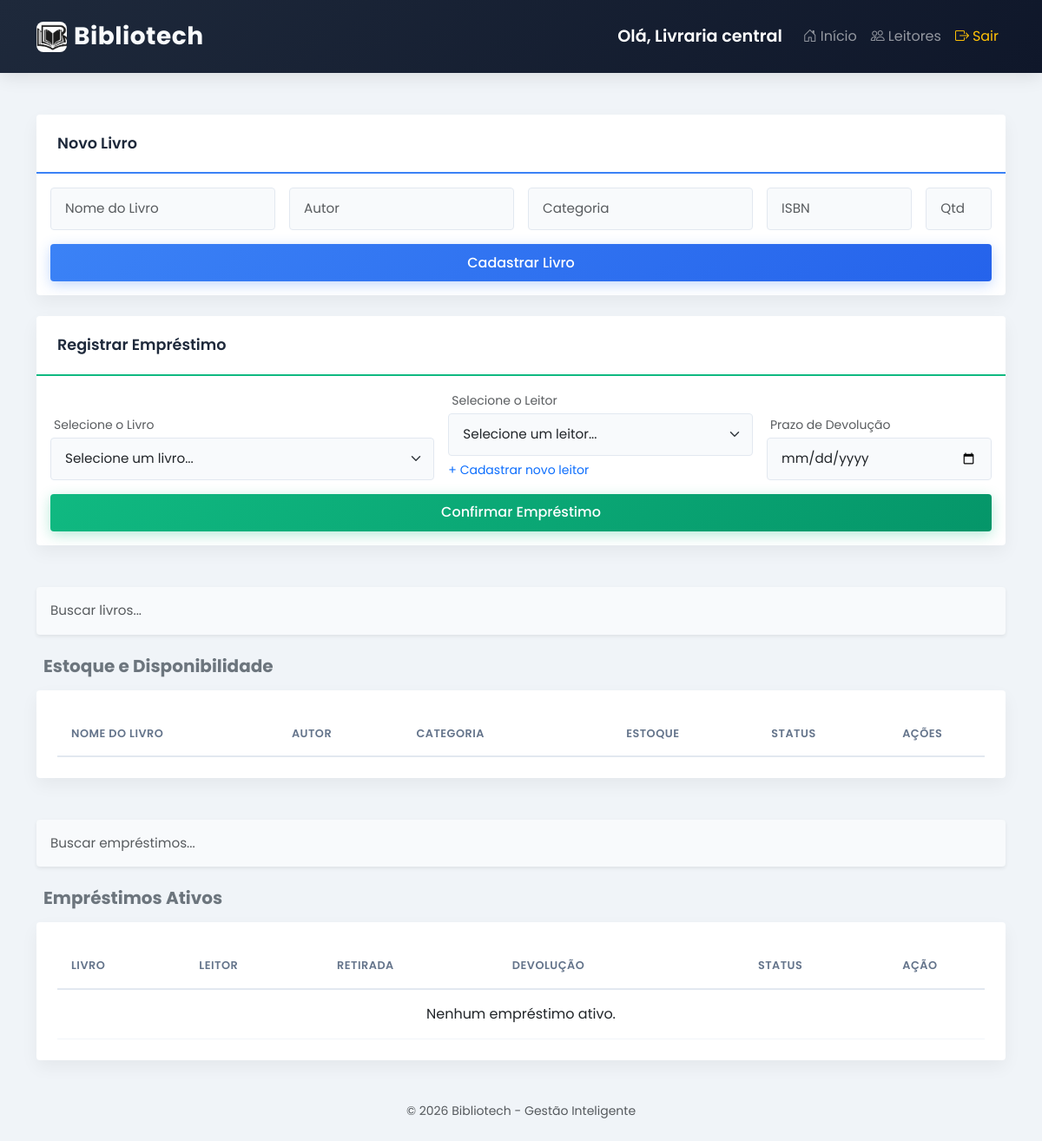
The page / (signed in) on the database as committed earlier.
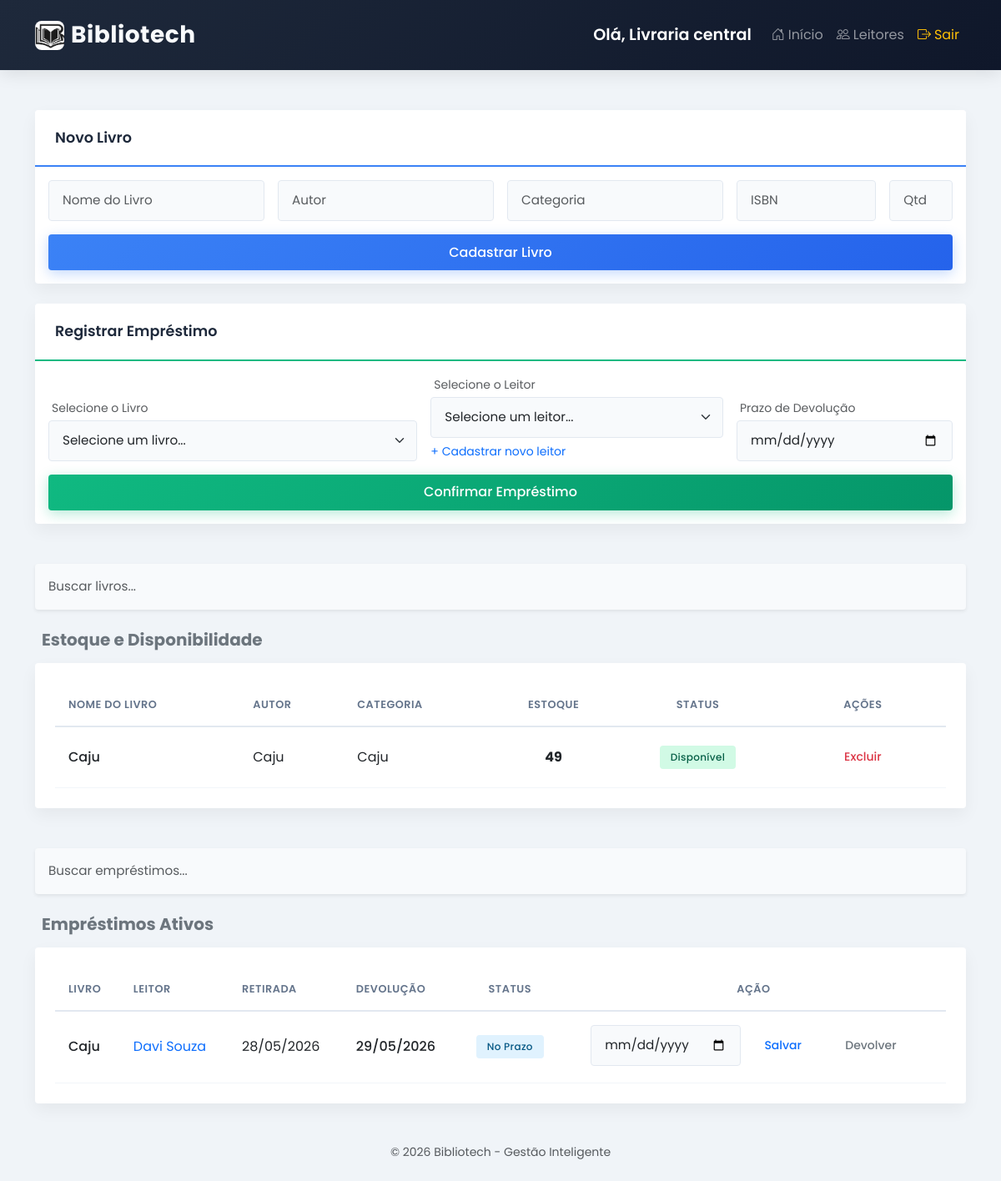
The same page on the database as committed later.
### app.py (models this page shows)
class Livro(db.Model):
    id = db.Column(db.Integer, primary_key=True)
    nome = db.Column(db.String(200), nullable=False)
    autor = db.Column(db.String(200), nullable=False)
    categoria = db.Column(db.String(100), nullable=False)
    isbn = db.Column(db.String(50), nullable=False)
    quantidade = db.Column(db.Integer, nullable=False, default=0)
    emprestimos = db.relationship('Emprestimo', backref='livro', lazy=True, cascade="all, delete-orphan")

class Emprestimo(db.Model):
    id = db.Column(db.Integer, primary_key=True)
    livro_id = db.Column(db.Integer, db.ForeignKey('livro.id'), nullable=False)
    leitor_id = db.Column(db.Integer, db.ForeignKey('leitor.id'), nullable=True)
    nome_pessoa = db.Column(db.String(200), nullable=True)
    data_emprestimo = db.Column(db.Date, nullable=False, default=date.today)
    prazo_devolucao = db.Column(db.Date, nullable=False)
    data_devolucao = db.Column(db.Date, nullable=True)

class Leitor(db.Model):
    id = db.Column(db.Integer, primary_key=True)
    nome = db.Column(db.String(200), nullable=False)
    documento = db.Column(db.String(50), nullable=True)
    contato = db.Column(db.String(100), nullable=True)
    emprestimos = db.relationship('Emprestimo', backref='leitor', lazy=True)

### app.py (the view)
@app.route('/')
@login_required
def index():
    livros = Livro.query.all()
    leitores = Leitor.query.order_by(Leitor.nome).all()
    emprestimos = Emprestimo.query.filter_by(data_devolucao=None).all()
    return render_template('index.html', livros=livros, leitores=leitores, emprestimos=emprestimos, hoje=date.today())

### app.py (called while the page is built)
def login_required(f):
    @wraps(f)
    def decorated_function(*args, **kwargs):
        if 'livraria_nome' not in session:
            flash('Por favor, faça login para acessar.', 'warning')
            return redirect(url_for('login'))
        return f(*args, **kwargs)
    return decorated_function

### templates/index.html (shortened to what this page needs)
{% extends 'base.html' %}
{% block content %}
<div class="row mb-5">
    <div class="col-12 mb-4">
        <div class="card card-novo-livro">
            <div class="card-header font-weight-bold">Novo Livro</div>
            <div class="card-body">
                <form action="{{ url_for('adicionar_livro') }}" method="POST">
                    <div class="row g-3 mb-3">
                        <div class="col-md-3"><input type="text" name="nome" class="form-control" placeholder="Nome do Livro" required></div>
                        <div class="col-md-3"><input type="text" name="autor" class="form-control" placeholder="Autor" required></div>
                        <div class="col-md-3"><input type="text" name="categoria" class="form-control" placeholder="Categoria" required></div>
                        <div class="col-md-2"><input type="text" name="isbn" class="form-control" placeholder="ISBN"></div>
                        <div class="col-md-1"><input type="number" name="quantidade" class="form-control" placeholder="Qtd" min="1" required></div>
                    </div>
                    <button type="submit" class="btn btn-primary w-100">Cadastrar Livro</button>
                </form>
            </div>
        </div>
    </div>
    <div class="col-12">
        <div class="card card-emprestimo">
            <div class="card-header font-weight-bold">Registrar Empréstimo</div>
            <div class="card-body">
                <form action="{{ url_for('emprestar') }}" method="POST">
                    <div class="row g-3 mb-3 align-items-end">
                        <div class="col-md-5">
                            <label class="form-label text-muted small ms-1 mb-1">Selecione o Livro</label>
                            <select name="livro_id" class="form-select" required>
                                <option value="">Selecione um livro...</option>
                            </select>
                        </div>
                        <div class="col-md-4">
                            <label class="form-label text-muted small ms-1 mb-1">Selecione o Leitor</label>
                            <select name="leitor_id" class="form-select" required>
                                <option value="">Selecione um leitor...</option>
                            </select>
                            <div class="mt-1"><a href="{{ url_for('listar_leitores') }}" class="small text-decoration-none">+ Cadastrar novo leitor</a></div>
                        </div>
                        <div class="col-md-3">
                            <label class="form-label text-muted small ms-1 mb-1">Prazo de Devolução</label>
                            <input type="date" name="prazo_devolucao" class="form-control" required>
                        </div>
                    </div>
                    <button type="submit" class="btn btn-success w-100">Confirmar Empréstimo</button>
                </form>
            </div>
        </div>
    </div>
</div>
<div class="mb-4">
    <input type="text" id="buscaLivros" class="form-control py-3 shadow-sm border-0" placeholder="Buscar livros...">
</div>
<h5 class="text-secondary fw-bold mb-3 ms-2">Estoque e Disponibilidade</h5>
<div class="table-wrapper">
    <table class="table table-borderless" id="tabelaLivros">
        <thead>
            <tr>
                <th>Nome do Livro</th><th>Autor</th><th>Categoria</th><th class="text-center">Estoque</th><th class="text-center">Status</th><th class="text-center">Ações</th>
            </tr>
        </thead>
        <tbody>
            {% for livro in livros %}
            <tr>
                <td class="fw-medium text-dark">{{ livro.nome }}</td>
                <td>{{ livro.autor }}</td>
                <td>{{ livro.categoria }}</td>
                <td class="text-center fw-bold">{{ livro.quantidade }}</td>
                <td class="text-center">
                    {% if livro.quantidade == 0 %}<span class="badge bg-danger">Esgotado</span>
                    {% elif livro.quantidade <= 2 %}<span class="badge bg-warning">Estoque Baixo</span>
                    {% else %}<span class="badge bg-success">Disponível</span>{% endif %}
                </td>
                <td class="text-center">
                    <a href="{{ url_for('excluir_livro', id_livro=livro.id) }}" class="btn btn-sm btn-outline-danger" onclick="return confirm('Excluir {{ livro.nome }}?');">Excluir</a>
                </td>
            </tr>
            {% endfor %}
        </tbody>
    </table>
</div>
<div class="mb-4 mt-5">
    <input type="text" id="buscaEmprestimos" class="form-control py-3 shadow-sm border-0" placeholder="Buscar empréstimos...">
</div>
<h5 class="text-secondary fw-bold mb-3 ms-2">Empréstimos Ativos</h5>
<div class="table-wrapper">
    <table class="table table-borderless" id="tabelaEmprestimos">
        <thead>
            <tr>
                <th>Livro</th><th>Leitor</th><th>Retirada</th><th>Devolução</th><th class="text-center">Status</th><th class="text-center">Ação</th>
            </tr>
        </thead>
        <tbody>
            {% for emp in emprestimos %}
            <tr class="{% if emp.prazo_devolucao < hoje %}linha-atrasada{% endif %}">
                <td class="fw-medium text-dark">{{ emp.livro.nome }}</td>
                <td>
                    {% if emp.leitor %}
                        <a href="{{ url_for('historico_usuario', leitor_id=emp.leitor.id) }}" class="text-decoration-none">{{ emp.leitor.nome }}</a>
                    {% else %}
                        {{ emp.nome_pessoa }} (Migrado)
                    {% endif %}
                </td>
                <td>{{ emp.data_emprestimo.strftime('%d/%m/%Y') }}</td>
                <td class="fw-medium text-dark">{{ emp.prazo_devolucao.strftime('%d/%m/%Y') }}</td>
                <td class="text-center">
                    {% if emp.prazo_devolucao < hoje %}<span class="badge bg-danger">Atrasado</span>
                    {% else %}<span class="badge bg-info">No Prazo</span>{% endif %}
                </td>
                <td class="text-center">
                    <form action="{{ url_for('estender_prazo', id_emprestimo=emp.id) }}" method="POST" class="d-inline-flex gap-1 align-items-center mb-1">
                        <input type="date" name="nova_data" class="form-control form-control-sm" required style="width: auto;">
                        <button type="submit" class="btn btn-sm btn-outline-primary">Salvar</button>
                    </form>
                    <a href="{{ url_for('devolver', id_emprestimo=emp.id) }}" class="btn btn-sm btn-outline-secondary">Devolver</a>
                </td>
            </tr>
            {% else %}
            <tr><td colspan="6" class="text-center">Nenhum empréstimo ativo.</td></tr>
            {% endfor %}
        </tbody>
    </table>
</div>
{% endblock %}

### templates/base.html (shortened to what this page needs)
<!DOCTYPE html>
<html lang="pt-br">
<head>
    <link href="https://cdn.jsdelivr.net/npm/bootstrap@5.3.0/dist/css/bootstrap.min.css" rel="stylesheet">
    <link rel="stylesheet" href="https://cdn.jsdelivr.net/npm/bootstrap-icons@1.11.1/font/bootstrap-icons.css">
    <link rel="stylesheet" href="{{ url_for('static', filename='style.css') }}">
</head>
<body>
   <nav class="navbar navbar-expand-lg navbar-dark mb-5">
        <div class="container">
            <a class="navbar-brand d-flex align-items-center" href="{{ url_for('index') }}">
                <img src="{{ url_for('static', filename='logo.jpeg') }}" alt="Logo Bibliotech" width="35" height="35" class="me-2" style="border-radius: 8px; object-fit: cover;">
                Bibliotech
            </a>
            <div class="collapse navbar-collapse" id="navbarNav">
                <ul class="navbar-nav ms-auto align-items-center">
                    {% if session.get('livraria_nome') %}
                        <li class="nav-item">
                            <span class="navbar-user-text me-3">Olá, {{ session['livraria_nome'] }}</span>
                        </li>
                        <li class="nav-item">
                            <a class="nav-link" href="{{ url_for('index') }}"><i class="bi bi-house-door me-1"></i>Início</a>
                        </li>
                        <li class="nav-item">
                            <a class="nav-link" href="{{ url_for('listar_leitores') }}"><i class="bi bi-people me-1"></i>Leitores</a>
                        </li>
                        <li class="nav-item">
                            <a class="nav-link text-warning" href="{{ url_for('logout') }}"><i class="bi bi-box-arrow-right me-1"></i>Sair</a>
                        </li>
                    {% else %}
                        <li class="nav-item">
                            <a class="nav-link" href="{{ url_for('login') }}"><i class="bi bi-box-arrow-in-right me-1"></i>Login</a>
                        </li>
                    {% endif %}
                </ul>
            </div>
        </div>
    </nav>
    <div class="container">
        {% block content %}{% endblock %}
    </div>
    <footer class="text-center text-muted mt-5 mb-4 small">
        <p>&copy; 2026 Bibliotech - Gestão Inteligente</p>
    </footer>
</body>
</html>

### static/style.css (style rules this page uses)
body { font-family: 'Poppins', sans-serif; background-color: #f0f4f8; color: #2d3748; }
.navbar { background: linear-gradient(135deg, #1e293b 0%, #0f172a 100%) !important; padding: 1rem 0; box-shadow: 0 4px 20px rgba(0,0,0,0.1); }
.navbar-brand { font-weight: 700; font-size: 1.75rem; letter-spacing: 0.5px; color: #f8fafc !important; }
.navbar-user-text { font-size: 1.2rem; font-weight: 600; display: flex; align-items: center; color: #ffffff !important; }
.card { border: none; border-radius: 4px; box-shadow: 0 8px 20px rgba(0,0,0,0.05); background: #ffffff; transition: all 0.3s ease; overflow: hidden; }
.card-header { background: #ffffff !important; color: #1e293b !important; font-weight: 600; font-size: 1.1rem; padding: 1.25rem 1.5rem; border-bottom: 2px solid; border-radius: 4px 4px 0 0 !important; }
.card-novo-livro .card-header { border-bottom-color: #3b82f6; }
.card-emprestimo .card-header { border-bottom-color: #10b981; }
.form-control, .form-select { border-radius: 4px; border: 1px solid #e2e8f0; padding: 0.75rem 1rem; font-size: 0.95rem; background-color: #f8fafc; transition: all 0.2s; }
.btn { border-radius: 4px; padding: 0.6rem 1.5rem; font-weight: 500; transition: all 0.3s; border: none; }
.btn-primary { background: linear-gradient(135deg, #3b82f6 0%, #2563eb 100%); box-shadow: 0 4px 15px rgba(59, 130, 246, 0.3); }
.btn-success { background: linear-gradient(135deg, #10b981 0%, #059669 100%); box-shadow: 0 4px 15px rgba(16, 185, 129, 0.3); }
.table-wrapper { background: #ffffff; border-radius: 4px; padding: 1.5rem; box-shadow: 0 8px 20px rgba(0,0,0,0.05); margin-bottom: 2rem; }
.table { margin-bottom: 0; color: #475569; }
.table thead th { border-bottom: 2px solid #e2e8f0; color: #64748b; font-weight: 600; text-transform: uppercase; font-size: 0.8rem; letter-spacing: 0.5px; padding: 1rem; background: transparent; }
.table tbody td { padding: 1rem; vertical-align: middle; border-bottom: 1px solid #f1f5f9; }
.badge { padding: 0.5rem 0.8rem; border-radius: 4px; font-weight: 500; letter-spacing: 0.3px; }
.bg-success { background-color: #d1fae5 !important; color: #065f46 !important; }
.bg-info { background-color: #e0f2fe !important; color: #075985 !important; }

Rows that differ between the two databases and show on the page:
added Livro: nome "Caju", autor "Caju", categoria "Caju", quantidade "49", shows "Disponível"
added Emprestimo: livro.nome "Caju", leitor.nome "Davi Souza", data_emprestimo "28/05/2026", prazo_devolucao "29/05/2026", shows "No Prazo"
Other text that changed with them:
text no longer shown: "Nenhum empréstimo ativo."
